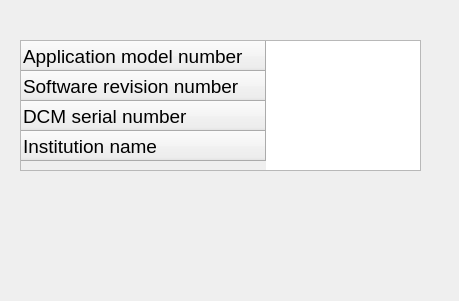
<?xml version="1.0" encoding="UTF-8"?>
<ui version="4.0">
 <class>AboutDialog</class>
 <widget class="QDialog" name="AboutDialog">
  <property name="geometry">
   <rect>
    <x>0</x>
    <y>0</y>
    <width>459</width>
    <height>301</height>
   </rect>
  </property>
  <property name="windowTitle">
   <string>About Pacemaker DCM</string>
  </property>
  <widget class="QTableWidget" name="tableWidget">
   <property name="geometry">
    <rect>
     <x>20</x>
     <y>40</y>
     <width>401</width>
     <height>131</height>
    </rect>
   </property>
   <row>
    <property name="text">
     <string>Application model number</string>
    </property>
    <property name="font">
     <font>
      <pointsize>14</pointsize>
      <weight>50</weight>
      <bold>false</bold>
     </font>
    </property>
   </row>
   <row>
    <property name="text">
     <string>Software revision number</string>
    </property>
    <property name="font">
     <font>
      <pointsize>14</pointsize>
     </font>
    </property>
   </row>
   <row>
    <property name="text">
     <string>DCM serial number</string>
    </property>
    <property name="font">
     <font>
      <pointsize>14</pointsize>
     </font>
    </property>
   </row>
   <row>
    <property name="text">
     <string>Institution name</string>
    </property>
    <property name="font">
     <font>
      <pointsize>14</pointsize>
     </font>
    </property>
   </row>
  </widget>
 </widget>
 <resources/>
 <connections/>
</ui>
